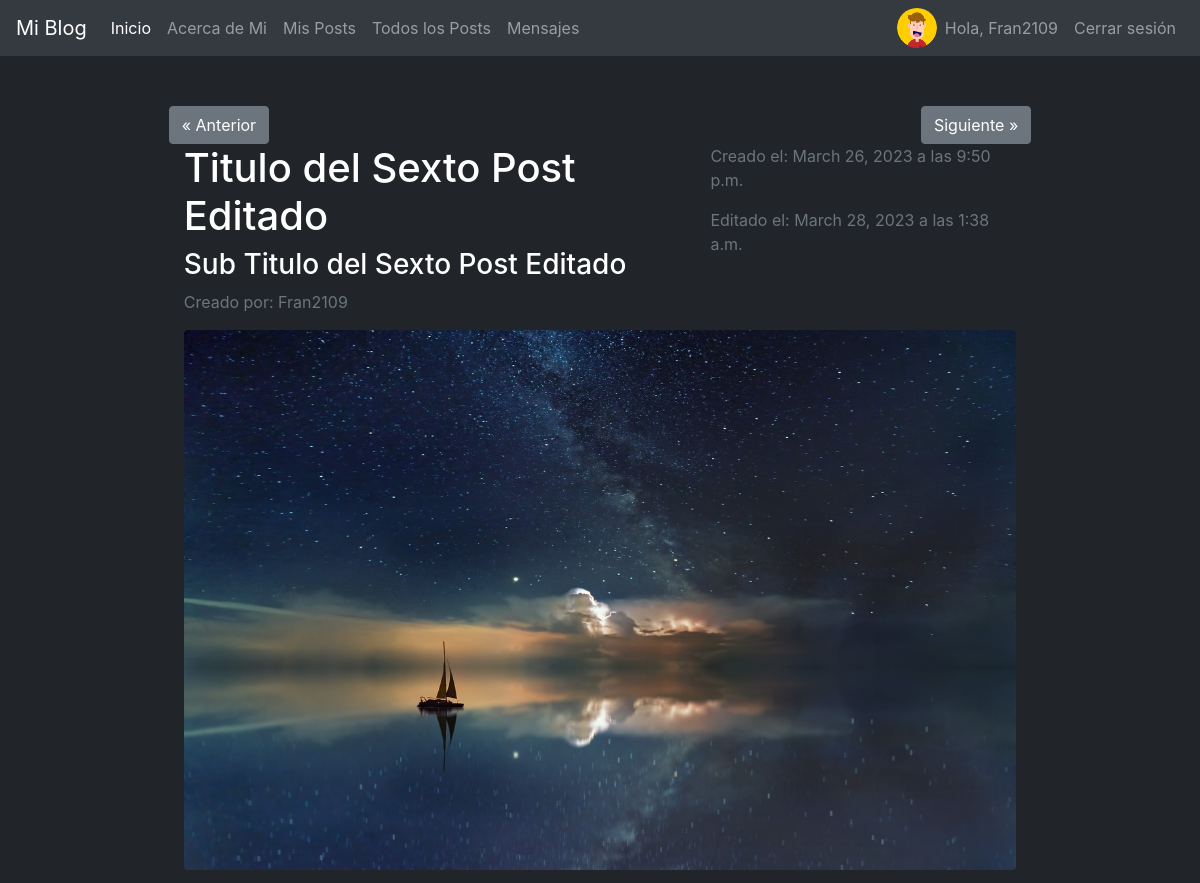
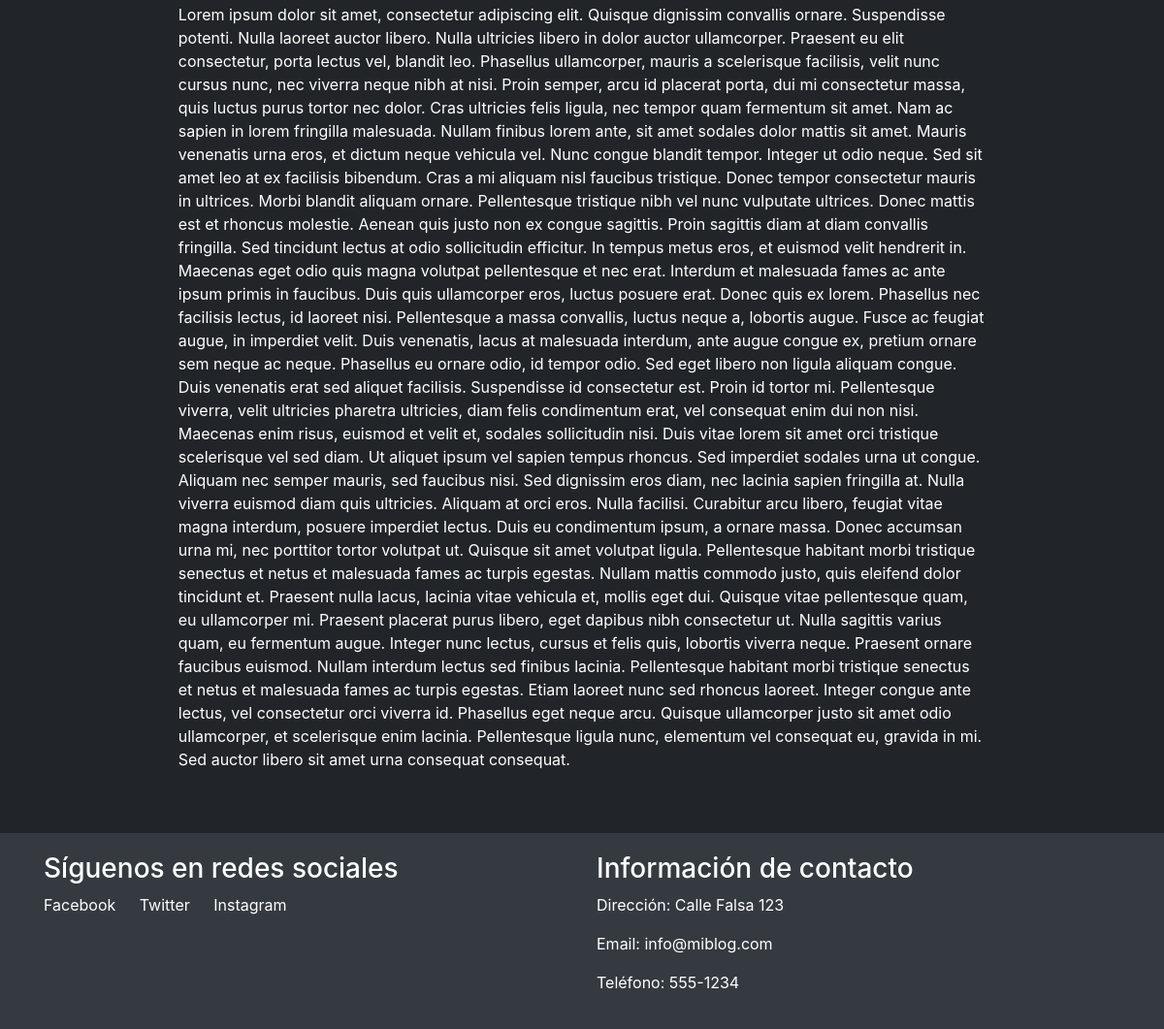
The page /PostsApp/postDetalleMio/6/ (signed in) on the database its author committed (2 pictures, top to bottom).
### UsersApp/models.py (models this page shows, shortened)
class Profile(models.Model):
    user = models.OneToOneField(User, on_delete=models.CASCADE)
    avatar = models.ImageField(upload_to='avatares/', null=True, blank = True)
    link = models.URLField(blank=True)

### PostsApp/models.py (models this page shows, shortened)
class Post(models.Model):
    author = models.ForeignKey(Profile, on_delete=models.CASCADE)
    titulo = models.CharField(max_length=255)
    subtitulo = models.CharField(max_length=255)
    contenido = models.TextField()
    fecha_creacion = models.DateTimeField(auto_now_add=True)
    fecha_modificacion = models.DateTimeField(auto_now=True)
    fondo = models.ImageField(upload_to='fondo/', null=True, blank = True)

### PostsApp/views.py (the view)
# urls.py: path('postDetalleMio/<int:pk>/', PostDetalleMio.as_view(), name="PostDetalleMio"),
class PostDetalleMio(LoginRequiredMixin, DetailView):
    model = Post
    template_name = 'post_detalle_mio.html'
    def get_context_data(self, *args, **kwargs):
        posts = Post.objects.filter(author=self.request.user.profile).order_by('-fecha_creacion', "titulo")
        post = get_object_or_404(Post, id=self.kwargs['pk'])
        if(post not in list(posts)):
            raise PermissionDenied("No tienes permiso para ver este post.")
        post_index = list(posts).index(post)
        anterior_post = None
        posterior_post = None
        if post_index > 0:
            anterior_post = posts[post_index - 1]
        if post_index < len(posts) - 1:
            posterior_post = posts[post_index + 1]
        context = super().get_context_data(*args, **kwargs)
        context['post'] = post
        context['anterior_post'] = anterior_post
        context['posterior_post'] = posterior_post
        return context

### PostsApp/templates/post_detalle_mio.html
{% extends 'base.html' %}
{% block content %}
    <div class="row">
        {% if anterior_post %}
            <a href="{% url 'PostsApp:PostDetalleMio' anterior_post.id %}" class="btn btn-secondary">&laquo; Anterior</a>
        {% endif %}
        {% if posterior_post %}
            <a href="{% url 'PostsApp:PostDetalleMio' posterior_post.id %}" class="btn btn-secondary ml-auto">Siguiente &raquo;</a>
        {% endif %}
        <div class="col-md-12">
            <div class="d-flex justify-content-between">
                <div class="d-flex flex-column">
                    <h1>{{ post.titulo }}</h1>
                    <h3>{{ post.subtitulo }}</h3>
                </div>
                <div class="d-flex flex-column">
                    <p class="text-muted">Creado el: {{ post.fecha_creacion|date }} a las {{ post.fecha_creacion|time }}</p>
                    <p class="text-muted">Editado el: {{ post.fecha_modificacion|date }} a las {{ post.fecha_modificacion|time }}</p>
                </div>
            </div>
            <p class="text-muted">Creado por: {{ post.author.user.username }}</p>
            {% if post.fondo %}
                <img class="img-fluid rounded mb-3" src="{{ post.fondo.url }}" alt="{{ post.titulo }}">
            {% endif %}
            <p>{{ post.contenido|safe }}</p>
        </div>
    </div>
{% endblock %}

### MainApp/templates/base.html (shortened to what this page needs)
<!DOCTYPE html>
<html>
<head>
	<link rel="stylesheet" href="https://cdnjs.cloudflare.com/ajax/libs/twitter-bootstrap/4.6.0/css/bootstrap.min.css">
</head>
<body>
	<nav class="navbar navbar-expand-md navbar-dark bg-dark sticky-top">
		<a class="navbar-brand" href="{% url 'MainApp:Inicio' %}">Mi Blog</a>
		<div class="collapse navbar-collapse" id="navbarNav">
			<ul class="navbar-nav">
				<li class="nav-item active">
					<a class="nav-link" href="{% url 'MainApp:Inicio' %}">Inicio</a>
				</li>
				<li class="nav-item">
					<a class="nav-link" href="{% url 'UsersApp:AcercaDeMi' %}">Acerca de Mi</a>
				</li>
				{% if request.user.is_authenticated %}
					<li class="nav-item">
						<a class="nav-link" href="{% url 'PostsApp:ListaMisPosts' %}">Mis Posts</a>
					</li>
				{% endif %}
				<li class="nav-item">
					<a class="nav-link" href="{% url 'PostsApp:ListaPosts' %}">Todos los Posts</a>
				</li>
				{% if request.user.is_authenticated %}
					<li class="nav-item">
						<a class="nav-link" href="{% url 'MessagesApp:ListaMensajes' %}">Mensajes</a>
					</li>
				{% endif %}
			</ul>
            <ul class="navbar-nav ml-auto">
				{% if request.user.is_authenticated %}
					<li class="nav-item">
						<img src="{{ user.profile.avatar.url }}" alt="Avatar" class="rounded-circle" style="width: 40px; height: 40px; object-fit: cover;">
					</li>
					<li class="nav-item">
						<a class="nav-link" href="{% url 'UsersApp:InformacionPerfil' %}">Hola, {{user.username}}</a>
					</li>
					<li class="nav-item">
						<a class="nav-link" href="{% url 'UsersApp:Logout' %}">Cerrar sesión</a>
					</li>
				{% endif %}
			</ul>
		</div>
	</nav>
	<div class="container d-flex justify-content-center" style="margin-top: 50px; margin-bottom: 50px; padding-bottom: 200px;">
        <div class="d-flex flex-column w-75">
			{% block content %}
			{% endblock %}
		</div>
    </div>
	<footer class="footer fixed-bottom bg-dark text-white">
		<div class="container">
			<div class="row">
				<div class="col-md-6">
					<h3>Síguenos en redes sociales</h3>
					<ul>
						<li><a href="#">Facebook</a></li>
						<li><a href="#">Twitter</a></li>
						<li><a href="#">Instagram</a></li>
					</ul>
				</div>
				<div class="col-md-6">
					<h3>Información de contacto</h3>
					<p>Dirección: Calle Falsa 123</p>
					<p>Email: info@miblog.com</p>
					<p>Teléfono: 555-1234</p>
				</div>
			</div>
        </div>
    </footer>
</body>
</html>

### rows shown on the page
Post: titulo "Titulo del Sexto Post Editado", subtitulo "Sub Titulo del Sexto Post Editado", fecha_creacion "March 26, 2023", fecha_creacion "9:50 p.m.", fecha_modificacion "March 28, 2023", fecha_modificacion "1:38 a.m.", author.user.username "Fran2109", fondo (picture), contenido "Lorem ipsum dolor sit amet, consectetur adipiscing elit. Quisque dignissim convallis ornare. Suspendisse potenti. Nulla laoreet auctor libero. Nulla ultricies libero in dolor auctor ullamcorper. Praesent eu elit consectetur, porta lectus vel, blandit leo. Phasellus ullamcorper, mauris a scelerisque facilisis, velit nunc cursus nunc, nec viverra neque nibh at nisi. Proin semper, arcu id placerat porta, dui mi consectetur massa, quis luctus purus tortor nec dolor. Cras ultricies felis ligula, nec tempor quam fermentum sit amet. Nam ac sapien in lorem fringilla malesuada. Nullam finibus lorem ante, sit amet sodales dolor mattis sit amet. Mauris venenatis urna eros, et dictum neque vehicula…"

### other values the page prints
{{ user.username }} "Fran2109"
